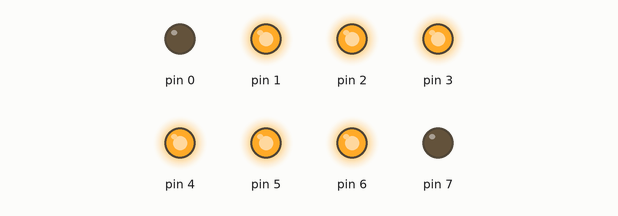
Recording of a sketch running on a simulated Arduino Uno, built with avr-gcc and run on an emulated ATmega328P. Shown: output pins drawn as LEDs (lit = HIGH).

Above: at 0.5 s.
At 2.5 s:
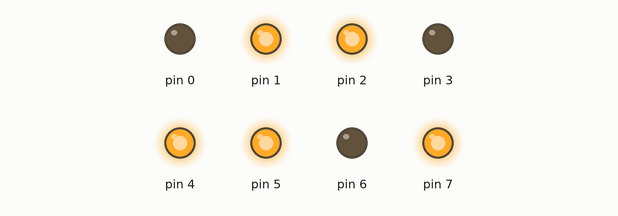
At 3.5 s:
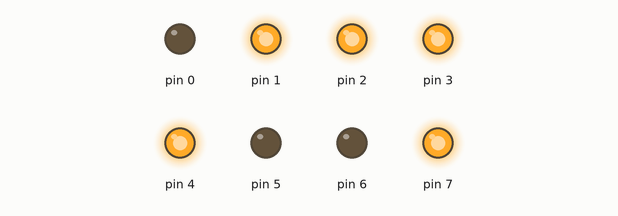
At 5.5 s:
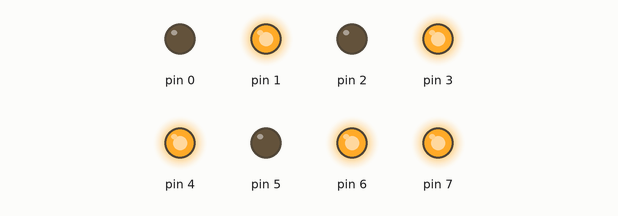
At 8.5 s:
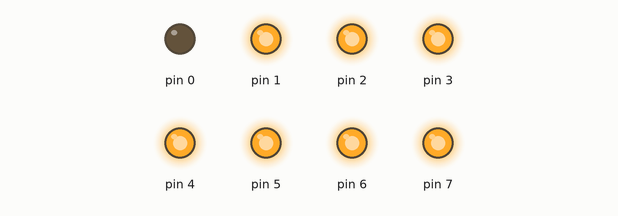
At 11.5 s:
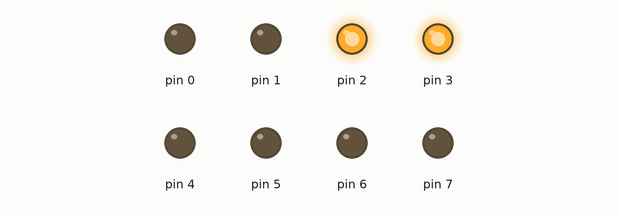
Timing chart, 0 to 13.0 s (numbered marks = the images above):
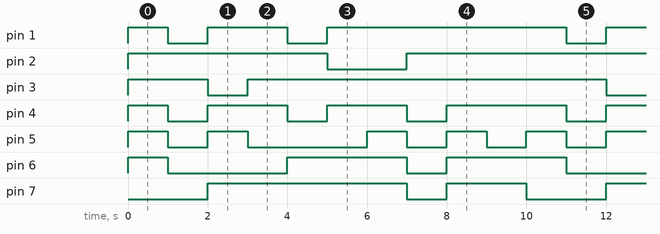

The sketch:

_code.sev.ino
```cpp
int sevseg[10][7] =
{
  { 1 , 1 , 1 , 1 , 1 , 1 , 0 },    //0
  { 0 , 1 , 1 , 0 , 0 , 0 , 0 },
  { 1 , 1 , 0 , 1 , 1 , 0 , 1 },
  { 1 , 1 , 1 , 1 , 0 , 0 , 1 },
  { 0 , 1 , 1 , 0 , 0 , 1 , 1 },
  { 1 , 0 , 1 , 1 , 0 , 1 , 1 },    //5
  { 1 , 0 , 1 , 1 , 1 , 1 , 1 },
  { 1 , 1 , 1 , 0 , 0 , 0 , 0 },
  { 1 , 1 , 1 , 1 , 1 , 1 , 1 },
  { 1 , 1 , 1 , 1 , 0 , 1 , 1 }     //9
};
void printNumber(int number)
{
  for (int i = 0 ; i <= 7 ; i++)
  {
    digitalWrite(1 + i , sevseg[number][i]);
  }
}
void setup() {
  for (int j = 0 ; j <= 7 ; j++)
  {
    pinMode(j , OUTPUT);
  }
}
void loop() {
  for (int i = 0 ; i < 10 ; i++)
  {
    printNumber(i);
    delay(1000); }}
```

Measured:
- by itself, pin 1: repeats every 10.0 s: LOW 1.0 s, HIGH 2.0 s, LOW 1.0 s, HIGH 6.0 s
- by itself, pin 2: repeats every 10.0 s: LOW 2.0 s, HIGH 8.0 s
- by itself, pin 3: repeats every 10.0 s: LOW 1.0 s, HIGH 9.0 s
- by itself, pin 4: repeats every 10.0 s: 2 × (LOW 1.0 s, HIGH 2.0 s), LOW 1.0 s, HIGH 3.0 s
- by itself, pin 5: repeats every 10.0 s: LOW 1.0 s, HIGH 1.0 s, LOW 3.0 s, 2 × (HIGH 1.0 s, LOW 1.0 s), HIGH 1.0 s
- by itself, pin 6: repeats every 10.0 s: LOW 3.0 s, HIGH 3.0 s, LOW 1.0 s, HIGH 3.0 s
- by itself, pin 7: repeats every 10.0 s: LOW 1.0 s, HIGH 2.0 s, LOW 2.0 s, HIGH 5.0 s
